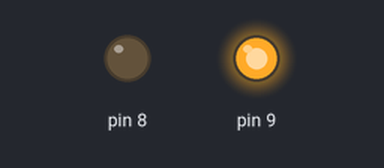
Bench run of a sketch on a simulated Arduino Uno, built with avr-gcc and run on an emulated ATmega328P. Parts: output pins drawn as LEDs (lit = HIGH).

Above: at 0.1 s.
Timing chart, 0 to 1.6 s (numbered marks = the images above):
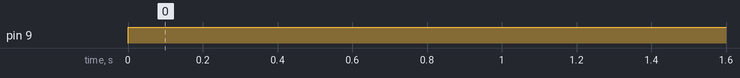

The sketch:

sketch_feb12b.ino
```cpp
void setup() {
  pinMode(8,OUTPUT);
  pinMode(9,OUTPUT);
  // put your setup code here, to run once:

}

void loop() {
  // put your main code here, to run repeatedly:
  digitalWrite(9,HIGH);
  digitalWrite(8,LOW);
}
```

Measured:
- by itself, pin 9: LOW → HIGH at 0.00 s
